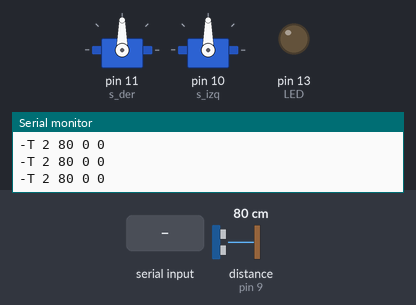
A sketch run on a simulated Arduino Uno, built with avr-gcc and run on an emulated ATmega328P. Parts: 2 × servo, output pins drawn as LEDs (lit = HIGH), the last lines printed to the serial monitor. Wiring (inferred from the names in the program): ultrasonic range finder: trigger pin 8; echo pin 9. The test bench sets the inputs (shaded band); at power-on: distance to the obstacle (sensor on pin 9) 80 cm. The echo pulse lasts 58.3 µs per cm; pins used as bus, display or sensor lines are not drawn.

Above: at 1.3 s.
1.4 s: "90,45\n" received over Serial
At 2.3 s:
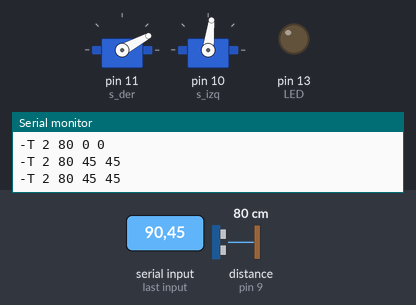
3.0 s: "30,150\n" received over Serial
At 4.2 s:
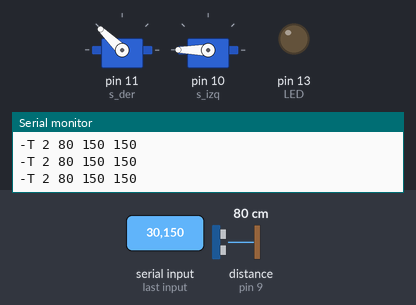
4.5 s: "5\n" received over Serial
At 5.1 s:
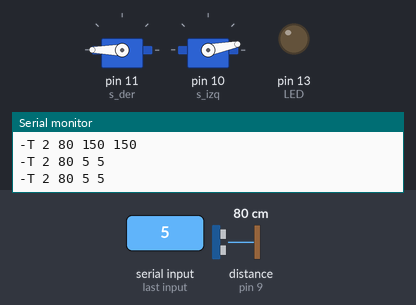
6.0 s: "90\n" received over Serial
At 7.1 s:
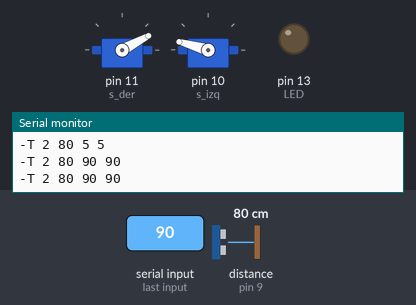
7.5 s: "200\n" received over Serial
At 7.9 s:
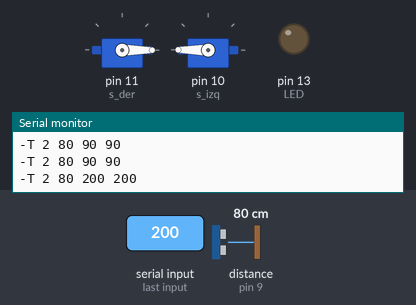
Timing chart, 0 to 10.1 s (numbered marks = the images above; inputs shaded):
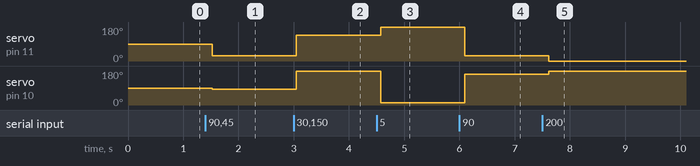

Measured:
- after the input at 1.4 s, servo on pin 11 (s_der): 90° → 28° after 0.12 s; servo on pin 10 (s_izq): 90° → 83° after 0.12 s
- after the input at 3.0 s, servo on pin 11 (s_der): 28° → 136° after 0.05 s; servo on pin 10 (s_izq): 83° → 180° after 0.05 s
- after the input at 4.5 s, servo on pin 11 (s_der): 136° → 180° after 0.07 s; servo on pin 10 (s_izq): 180° → 11° after 0.07 s
- after the input at 6.0 s, servo on pin 11 (s_der): 180° → 28° after 0.09 s; servo on pin 10 (s_izq): 11° → 164° after 0.09 s
- after the input at 7.5 s, servo on pin 11 (s_der): 28° → 0° after 0.12 s; servo on pin 10 (s_izq): 164° → 180° after 0.12 s

The sketch:

BatUltrasonidos_BT.ino
```cpp
#include "Servo.h"

#define CM 1      //Centimeter
#define INC 0     //Inch
#define TP 8      //Trig_pin
#define EP 9      //Echo_pin
#define LED 13

Servo s_der;
Servo s_izq;

void motor_der(int pot){
 int p=-pot;
  if((p+100)>180){
   s_der.write(180);
  }else{
   s_der.write(p+100);
  }
}

void motor_izq(int pot){
 int p=pot;
  if((p+92)>180){
   s_izq.write(180);
  }else{
   s_izq.write(p+92);
  }
}


long Distance(long time, int flag)
{
  /*

  */
  long distacne;
  if(flag)
    distacne = time /29 / 2  ;     // Distance_CM  = ((Duration of high level)*(Sonic :340m/s))/2
                                   //              = ((Duration of high level)*(Sonic :0.034 cm/us))/2
                                   //              = ((Duration of high level)/(Sonic :29.4 cm/us))/2
  else
    distacne = time / 74 / 2;      // INC
  return distacne;
}

long TP_init()
{
  digitalWrite(TP, LOW);
  delayMicroseconds(2);
  digitalWrite(TP, HIGH);                 // pull the Trig pin to high level for more than 10us impulse
  delayMicroseconds(10);
  digitalWrite(TP, LOW);
  long microseconds = pulseIn(EP,HIGH);   // waits for the pin to go HIGH, and returns the length of the pulse in microseconds
  return microseconds;                    // return microseconds
}

boolean recibirParametros(byte *par){
  String msg="";
  if(Serial.available() == 0)return false;
  delay(5);
  while(Serial.available()>0){
    char c=Serial.read();
    msg+=c;
    if(c=='\n')break;
  }
  Serial.flush();
  for(int i=0;i<3;i++){
    par[i]=msg.substring(0,msg.indexOf(',')).toInt();
    msg=msg.substring(msg.indexOf(',')+1);
  }
  return true;
}

void enviarTelemetria(byte *val, int num){
  char cad[16]={0};
  String msg=String("-T "+String(num)+" "+String(val[0])+" "+String(val[1])+" "+String(val[2]));
  msg.toCharArray(cad,16);
  Serial.println(cad);

}
 byte par[3];

void setup(){
  pinMode(TP,OUTPUT);       // set TP output for trigger
  pinMode(EP,INPUT);        // set EP input for echo
  pinMode(LED,OUTPUT);
  Serial.begin(19200);      // init serial 9600
  s_der.attach(11);
  s_izq.attach(10);
  //Serial.println("-------------------BAT_Demo_Start---------------------------------");
}


void loop(){
  long microseconds = TP_init();
  par[0]=map(microseconds,0,15000,0,255);
  //Serial.print("ret=");      //
  //Serial.println(microseconds);
  long distance_cm = Distance(microseconds, CM);
  par[0]=distance_cm;
  enviarTelemetria(par,2);
  //Serial.print("Distacne_CM = ");
  //Serial.println(distance_cm);
  delay(500);

  if(recibirParametros(par)==true){
    motor_der(map(par[0],0,100,-90,90));
    motor_izq(map(par[1],0,100,-90,90));
  }
}
```
